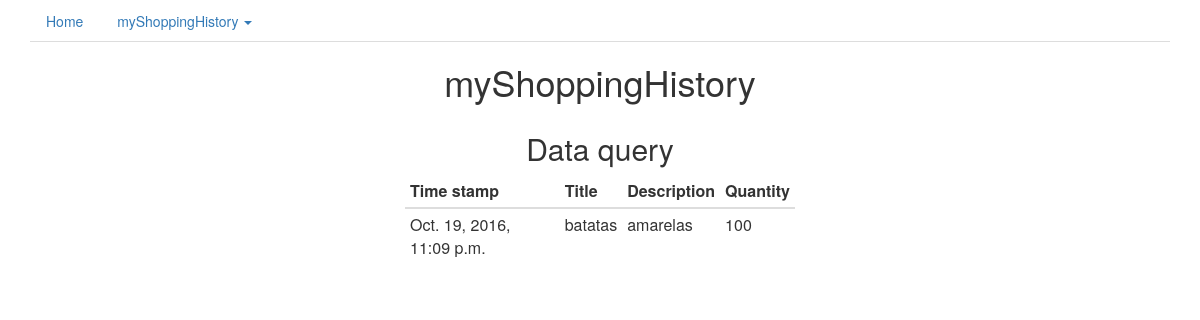
Screenshot of /myShoppingHistory/query/ with the database file from the repository.
### myShoppingHistory/models.py (models this page shows, shortened)
class Item(models.Model):
    timeStamp= models.DateTimeField(auto_now_add=True)
    title = models.CharField(max_length=200)
    description = models.TextField()
    quantity = models.IntegerField(default=1)

### myShoppingHistory/views.py (the view)
def myShoppingDbQuery(request):
    items = Item.objects.all()
    return render(request, 'myShoppingHistory/myShoppingQuery.html',{
        'items': items,
    })

### templates/myShoppingHistory/myShoppingQuery.html
{% extends "base.html" %}
{% load staticfiles %}
{% block content %}
    <div class="row">
        <h1 class="col-md-12 text-center" text-align="center">myShoppingHistory</h1>
        <h2 class="col-md-12 text-center" text-align="center">Data query</h2>
    </div>
    <div class="container center-block" style="width: 35%">
        <table class="table table-condensed">
            <thead>
            <tr>
                <th>Time stamp</th>
                <th>Title</th>
                <th>Description</th>
                <th>Quantity</th>
            </tr>
            </thead>
            <tbody>
            {% for item in items %}
                <tr>
                    <td>{{ item.timeStamp }}</td>
                    <td>{{ item.title }}</td>
                    <td>{{ item.description }}</td>
                    <td>{{ item.quantity }}</td>
                </tr>
            {% endfor %}
            </tbody>
        </table>
    </div>
{%  endblock %}

### rows the page displays
Item: timeStamp "Oct. 19, 2016, 11:09 p.m.", title "batatas", description "amarelas", quantity "100"
